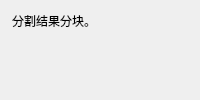
<?xml version="1.0" encoding="UTF-8"?>
<ui version="4.0">
 <class>SplitPartDialog</class>
 <widget class="QWidget" name="SplitPartDialog">
  <layout class="QVBoxLayout" name="mainLayout">
   <property name="leftMargin"><number>12</number></property><property name="topMargin"><number>12</number></property><property name="rightMargin"><number>12</number></property><property name="bottomMargin"><number>12</number></property>
   <item><widget class="QLabel" name="infoLabel"><property name="text"><string>分割结果分块。</string></property><property name="wordWrap"><bool>true</bool></property></widget></item>
   <item><spacer name="verticalSpacer"><property name="orientation"><enum>Qt::Vertical</enum></property><property name="sizeHint" stdset="0"><size><width>20</width><height>40</height></size></property></spacer></item>
  </layout>
 </widget><resources/><connections/>
</ui>
